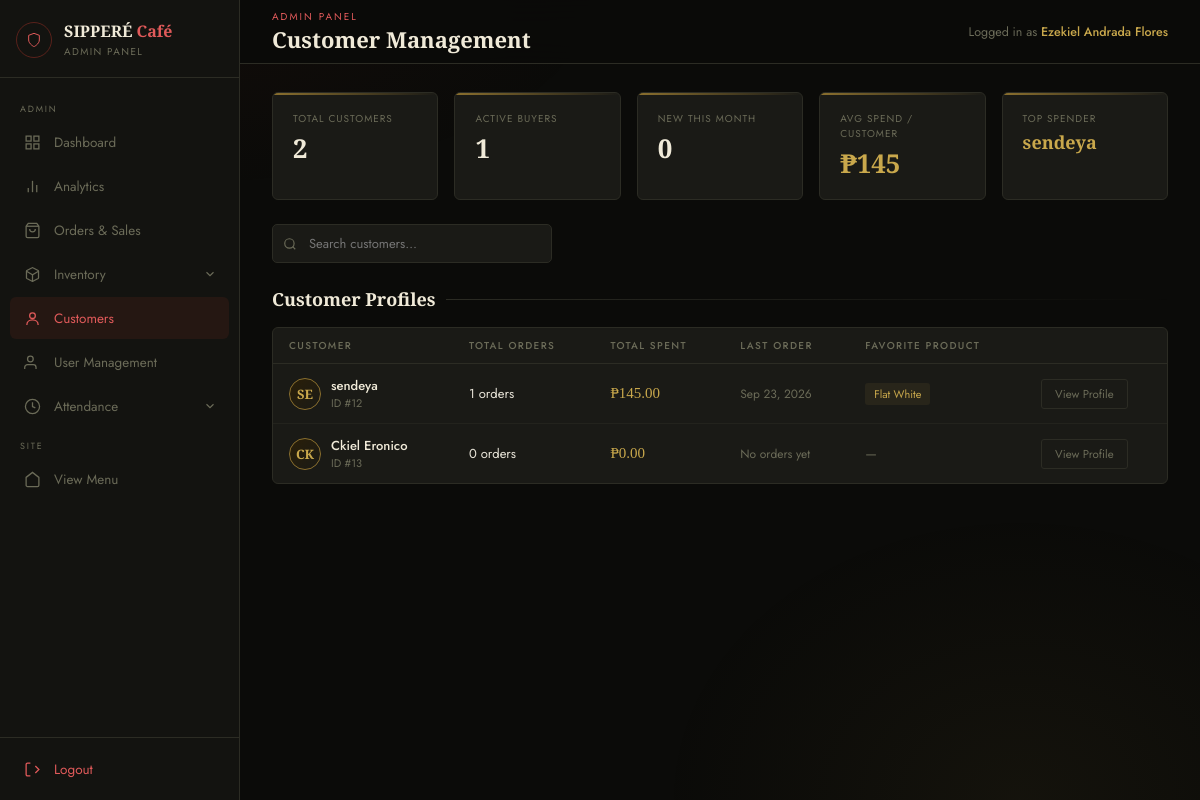
The app's page /admin/admin-customers.php (signed in), older data.
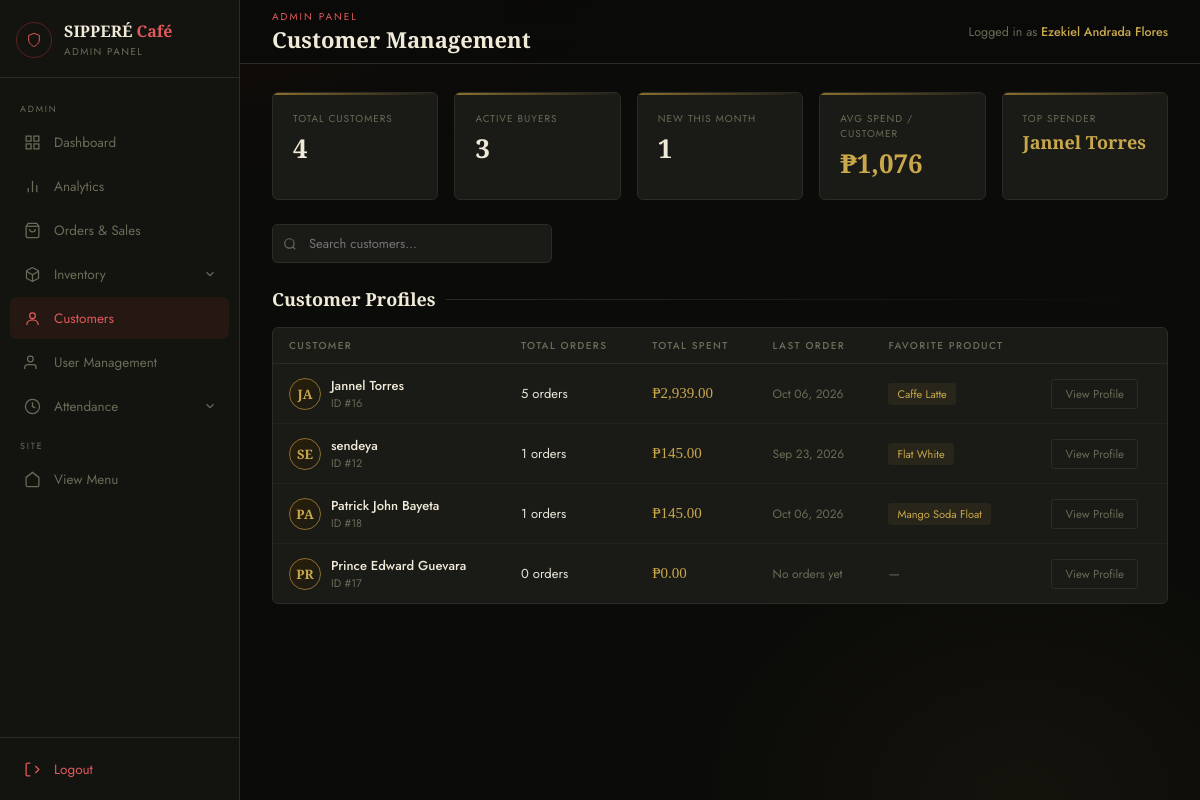
The same page, newer data.
### tables this page shows
CREATE TABLE `users` (
  `id` int(11) NOT NULL,
  `username` varchar(100) NOT NULL,
  `password` varchar(100) NOT NULL,
  `name` varchar(100) DEFAULT NULL,
  `email` varchar(150) DEFAULT NULL,
  `phone` varchar(20) DEFAULT NULL,
  `created_at` datetime DEFAULT current_timestamp(),
  `is_banned` tinyint(1) DEFAULT 0,
  `role` varchar(20) DEFAULT 'user'
);

### admin/admin-customers.php (the view, shortened to what the changed rows need)
<?php
include 'admin-config.php';
$conn->query("ALTER TABLE orders ADD COLUMN IF NOT EXISTS status VARCHAR(50) DEFAULT 'pending'");
$conn->query("ALTER TABLE orders ADD COLUMN IF NOT EXISTS branch VARCHAR(20) DEFAULT 'laguna'");
$customers = $conn->query("
    SELECT u.id, u.username,
           COUNT(DISTINCT o.id) AS total_orders,
           COALESCE(SUM(oi.quantity * oi.price), 0) AS total_spent,
           MAX(o.created_at) AS last_order,
           MIN(o.created_at) AS first_order
    FROM users u
    LEFT JOIN orders o ON o.user_id = u.id AND o.status != 'cancelled'
    LEFT JOIN order_items oi ON oi.order_id = o.id
    GROUP BY u.id
    ORDER BY total_spent DESC
")->fetch_all(MYSQLI_ASSOC);
$prodAgg = $conn->query("
    SELECT o.user_id, p.name, SUM(oi.quantity) AS qty
    FROM order_items oi
    JOIN orders o ON o.id = oi.order_id
    JOIN products p ON p.id = oi.product_id
    WHERE o.status != 'cancelled' AND o.user_id IS NOT NULL
    GROUP BY o.user_id, p.id, p.name
    ORDER BY qty DESC
")->fetch_all(MYSQLI_ASSOC);
$favoriteByUser = [];
foreach ($prodAgg as $row) {
    if (!isset($favoriteByUser[$row['user_id']])) {
        $favoriteByUser[$row['user_id']] = $row['name'];
    }
}
$totalCustomers = count($customers);
$activeCustomers = count(array_filter($customers, fn($c) => $c['total_orders'] > 0));
$totalRevenue = array_sum(array_column($customers, 'total_spent'));
$avgSpend = $activeCustomers > 0 ? $totalRevenue / $activeCustomers : 0;
$monthStart = date('Y-m-01');
$newThisMonth = $conn->query("
    SELECT COUNT(*) AS c FROM users u
    WHERE EXISTS (SELECT 1 FROM orders o WHERE o.user_id = u.id AND o.created_at >= '$monthStart')
    AND NOT EXISTS (SELECT 1 FROM orders o2 WHERE o2.user_id = u.id AND o2.created_at < '$monthStart')
")->fetch_assoc()['c'] ?? 0;
$topSpender = $customers[0]['username'] ?? '—';
?>
<!DOCTYPE html>
<html lang="en">
<head>
</head>
<body>
<div id="mainContent">
    <div class="page-body">
        <div class="stat-row">
            <div class="stat-card"><div class="stat-label">Total Customers</div><div class="stat-value"><?= $totalCustomers ?></div></div>
            <div class="stat-card"><div class="stat-label">Active Buyers</div><div class="stat-value"><?= $activeCustomers ?></div></div>
            <div class="stat-card"><div class="stat-label">New This Month</div><div class="stat-value"><?= $newThisMonth ?></div></div>
            <div class="stat-card"><div class="stat-label">Avg Spend / Customer</div><div class="stat-value gold">₱<?= number_format($avgSpend, 0) ?></div></div>
            <div class="stat-card"><div class="stat-label">Top Spender</div><div class="stat-value gold" style="font-size:18px"><?= htmlspecialchars($topSpender) ?></div></div>
        </div>
        <div>
            <div class="table-card">
                <table id="custTable">
                    <thead><tr><th>Customer</th><th>Total Orders</th><th>Total Spent</th><th>Last Order</th><th>Favorite Product</th><th></th></tr></thead>
                    <tbody>
                    <?php if (empty($customers)): ?>
                        <tr class="empty-row"><td colspan="6">No customers yet.</td></tr>
                    <?php else: foreach ($customers as $c):
                        $fav = $favoriteByUser[$c['id']] ?? null;
                    ?>
                        <tr data-name="<?= htmlspecialchars(strtolower($c['username'])) ?>">
                            <td>
                                <div class="cust-info">
                                    <div class="cust-avatar"><?= strtoupper(substr($c['username'], 0, 2)) ?></div>
                                    <div>
                                        <div style="font-weight:500;color:var(--cream)"><?= htmlspecialchars($c['username']) ?></div>
                                        <div style="font-size:11px;color:var(--muted)">ID #<?= $c['id'] ?></div>
                                    </div>
                                </div>
                            </td>
                            <td><?= number_format($c['total_orders']) ?> orders</td>
                            <td style="color:var(--gold);font-family:'Cormorant Garamond',serif;font-size:15px">₱<?= number_format($c['total_spent'], 2) ?></td>
                            <td style="color:var(--muted);font-size:12px"><?= $c['last_order'] ? date('M d, Y', strtotime($c['last_order'])) : 'No orders yet' ?></td>
                            <td><?= $fav ? '<span class="fav-pill">' . htmlspecialchars($fav) . '</span>' : '<span style="color:var(--muted)">—</span>' ?></td>
                            <td><button class="view-btn" onclick="openCustomer(<?= $c['id'] ?>, '<?= htmlspecialchars(addslashes($c['username'])) ?>', <?= (int)$c['total_orders'] ?>, <?= (float)$c['total_spent'] ?>, '<?= $fav ? htmlspecialchars(addslashes($fav)) : '—' ?>')">View Profile</button></td>
                        </tr>
                    <?php endforeach; endif; ?>
                    </tbody>
                </table>
            </div>
        </div>
    </div>
</div>
</body>
</html>

Row changes from the older to the newer data that the page shows:
removed users: username "CK", username "Ckiel Eronico", id "13", total_orders "0", total_spent "0.00", shows "No orders yet"
added users: username "Jannel Torres", username "JA", id "16", total_orders "5", total_spent "2,939.00", last_order "Oct 06, 2026", id "Caffe Latte"
added users: username "PA", username "Patrick John Bayeta", id "18", total_orders "1", total_spent "145.00", last_order "Oct 06, 2026", id "Mango Soda Float"
added users: username "PR", username "Prince Edward Guevara", id "17", total_orders "0", total_spent "0.00", shows "No orders yet"
Text that changed along with them:
$totalCustomers: "2" → "4"
$activeCustomers: "1" → "3"
$newThisMonth: "0" → "1"
$avgSpend: "145" → "1,076"
$topSpender: "sendeya" → "Jannel Torres"
